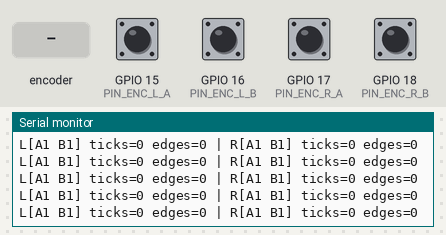
A sketch run on a simulated ESP32. On the bench: the last lines printed to the serial monitor. The inputs (shaded band) are chosen by the test bench; at power-on: GPIO 15 (PIN_ENC_L_A), GPIO 16 (PIN_ENC_L_B), GPIO 17 (PIN_ENC_R_A), GPIO 18 (PIN_ENC_R_B) HIGH.

Above: at 1.5 s.
1.6 s: rotary encoder on GPIO 15 (PIN_ENC_L_A) / GPIO 16 (PIN_ENC_L_B) turned 1 step (first pin leading)
At 1.86 s:
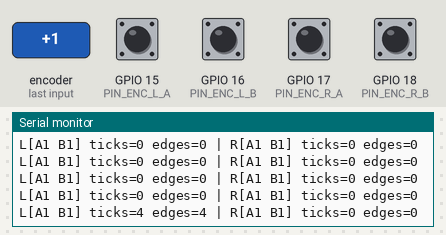
3.3 s: GPIO 17 (PIN_ENC_R_A) pulled LOW for 0.25 s
At 3.46 s:
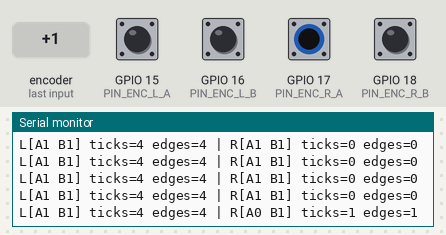
5.0 s: GPIO 18 (PIN_ENC_R_B) pulled LOW for 0.25 s
At 5.26 s:
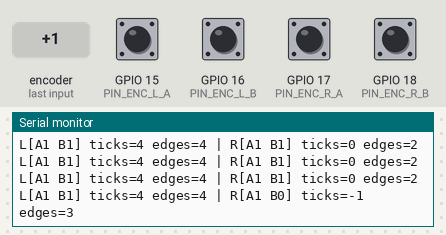
6.7 s: GPIO 17 (PIN_ENC_R_A) pulled LOW for 1 s
At 6.86 s:
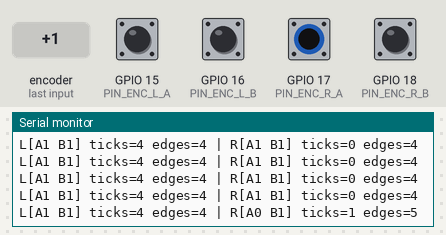
9.2 s: GPIO 18 (PIN_ENC_R_B) pulled LOW for 1 s
At 9.46 s:
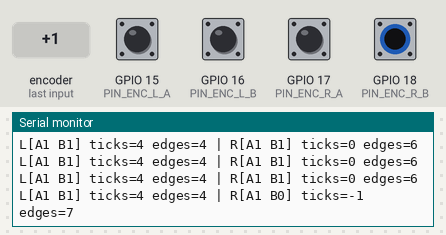
11.7 s: rotary encoder on GPIO 15 (PIN_ENC_L_A) / GPIO 16 (PIN_ENC_L_B) turned 1 step (first pin leading)
At 11.86 s:
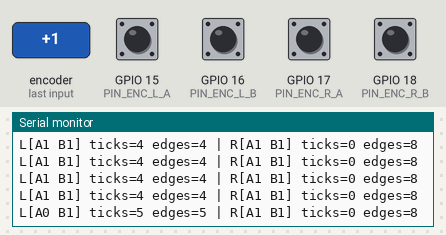
Timing chart, 0 to 14.4 s (numbered marks = the images above; inputs shaded):
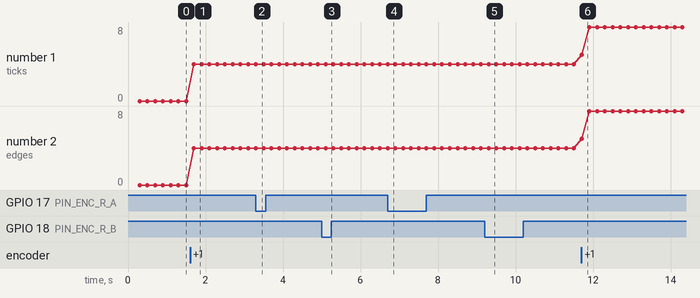

Measured:
- after the input at 1.6 s, the serial monitor: prints a new line after 0.10 s (image 1)
- after the input at 3.3 s, the serial monitor: prints a new line at once (image 2)
- after the input at 5.0 s, the serial monitor: prints a new line after 0.10 s (image 3)
- after the input at 6.7 s, the serial monitor: prints a new line at once (image 4)
- after the input at 9.2 s, the serial monitor: prints a new line after 0.10 s (image 5)
- after the input at 11.7 s, the serial monitor: prints a new line at once (image 6)
- plotted number 1: 0 → 4 after the input at 1.6 s
- plotted number 2: 0 → 4 after the input at 1.6 s

The sketch:

encoder_wiring_check.ino
```cpp
// 엔코더 배선 점검용 임시 스케치 (진단 전용)
//
// DAC / 릴레이 / 조이스틱 에뮬레이션은 전혀 건드리지 않는다. 엔코더 4선
// (좌 A/B = GPIO15/16, 우 A/B = GPIO17/18) 이 제대로 물렸는지만 확인한다.
// 배선 확정되면 이 스케치는 지우고 esp32_joystick_emulator.ino 로 되돌린다.
//
// 사용법: 이 스케치 업로드 후 시리얼 모니터 115200 으로 열고 바퀴를 손으로
// 천천히 돌리면서 아래를 확인한다.
//
//  1) 정지 상태에서 L[A B], R[A B] 가 전부 1 (HIGH) 이어야 한다.
//     -> 0 으로 읽히는 핀이 있으면: 그 선이 GND 에 붙었거나, 3.3V 외부
//        풀업(4.7kΩ)이 빠졌거나, 0V(Blue) 선을 GPIO 에 잘못 꽂은 것.
//  2) 좌 바퀴를 돌리면 L ticks 만, 우 바퀴를 돌리면 R ticks 만 변해야 한다.
//     -> 안 변하면: 그 신호선이 GPIO 에 안 닿았거나 엔코더 전원(Brown=5V,
//        Blue=GND) 이 안 들어온 것. 반대쪽 카운트가 같이 변하면 두 엔코더가
//        같은 핀에 물린 것.
//  3) 롤러 1 회전 ≈ 1440 ticks (360 P/R × 4). edges 도 같이 늘어야 한다.
//  4) 바퀴를 세워둔 채로 ticks 가 혼자 흐르면: 외부 풀업 부족 / 노이즈.
//     A·B 페어 트위스트, 실드 접지, 신호–GND 100nF 캡 추가.
//  5) 휠체어를 전진 방향으로 밀 때 L ticks 와 R ticks 가 같은 부호로
//     움직여야 한다. 한쪽만 반대로 가면 그 엔코더의 A/B 두 선을 맞바꾼다.

static const int PIN_ENC_L_A = 15;
static const int PIN_ENC_L_B = 16;
static const int PIN_ENC_R_A = 17;
static const int PIN_ENC_R_B = 18;

// (이전 AB << 2) | (현재 AB) -> -1/0/+1 (x4 quadrature)
static const int8_t QUAD_DECODE_TABLE[16] = {
    0, -1, 1, 0,
    1, 0, 0, -1,
    -1, 0, 0, 1,
    0, 1, -1, 0};

volatile long leftTicks = 0;
volatile long rightTicks = 0;
volatile uint8_t leftEncState = 0;
volatile uint8_t rightEncState = 0;
volatile unsigned long leftEdges = 0;
volatile unsigned long rightEdges = 0;

void IRAM_ATTR onLeftEncoderChange() {
  uint8_t s = (digitalRead(PIN_ENC_L_A) << 1) | digitalRead(PIN_ENC_L_B);
  leftTicks += QUAD_DECODE_TABLE[(leftEncState << 2) | s];
  leftEncState = s;
  leftEdges++;
}

void IRAM_ATTR onRightEncoderChange() {
  uint8_t s = (digitalRead(PIN_ENC_R_A) << 1) | digitalRead(PIN_ENC_R_B);
  rightTicks += QUAD_DECODE_TABLE[(rightEncState << 2) | s];
  rightEncState = s;
  rightEdges++;
}

void setup() {
  Serial.begin(115200);
  delay(300);

  pinMode(PIN_ENC_L_A, INPUT_PULLUP);
  pinMode(PIN_ENC_L_B, INPUT_PULLUP);
  pinMode(PIN_ENC_R_A, INPUT_PULLUP);
  pinMode(PIN_ENC_R_B, INPUT_PULLUP);

  leftEncState = (digitalRead(PIN_ENC_L_A) << 1) | digitalRead(PIN_ENC_L_B);
  rightEncState = (digitalRead(PIN_ENC_R_A) << 1) | digitalRead(PIN_ENC_R_B);

  attachInterrupt(digitalPinToInterrupt(PIN_ENC_L_A), onLeftEncoderChange, CHANGE);
  attachInterrupt(digitalPinToInterrupt(PIN_ENC_L_B), onLeftEncoderChange, CHANGE);
  attachInterrupt(digitalPinToInterrupt(PIN_ENC_R_A), onRightEncoderChange, CHANGE);
  attachInterrupt(digitalPinToInterrupt(PIN_ENC_R_B), onRightEncoderChange, CHANGE);

  Serial.println("encoder wiring check ready (turn each wheel by hand)");
}

void loop() {
  static unsigned long lastPrint = 0;
  if (millis() - lastPrint < 200) {
    return;
  }
  lastPrint = millis();

  int la = digitalRead(PIN_ENC_L_A);
  int lb = digitalRead(PIN_ENC_L_B);
  int ra = digitalRead(PIN_ENC_R_A);
  int rb = digitalRead(PIN_ENC_R_B);

  noInterrupts();
  long lt = leftTicks;
  long rt = rightTicks;
  unsigned long le = leftEdges;
  unsigned long re = rightEdges;
  interrupts();

  Serial.printf("L[A%d B%d] ticks=%ld edges=%lu | R[A%d B%d] ticks=%ld edges=%lu\n",
                la, lb, lt, le, ra, rb, rt, re);
}
```
